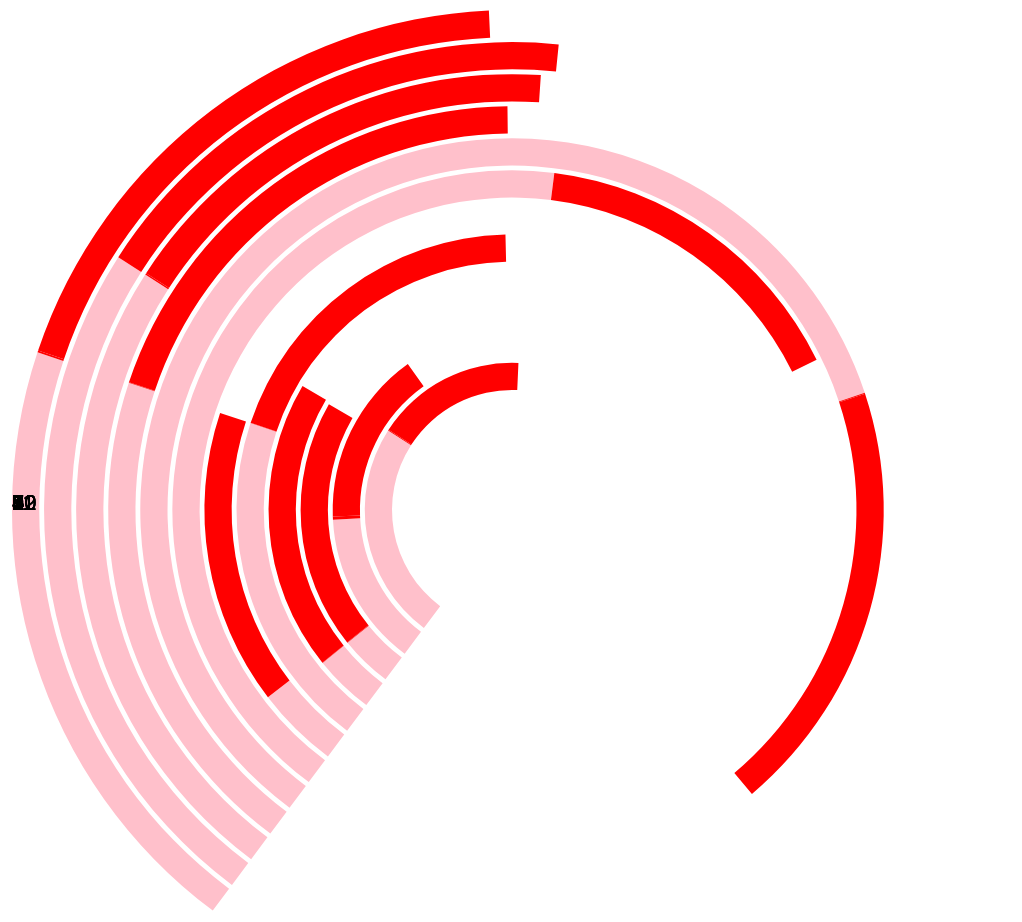

Vega-Lite specification for this chart:
### Vega specification from a JSON file in a GitHub repository (floating-point values rounded to 4 significant figures)
{"$schema": "https://vega.github.io/schema/vega/v5.json", "width": 500, "height": 200, "padding": 5, "signals": [{"name": "startAngle", "value": -2.5, "bind": {"input": "range", "min": -2.5, "max": 6.29, "step": 0.01}}, {"name": "endAngle", "value": 2.5, "bind": {"input": "range", "min": -6.29, "max": 6.29, "step": 0.01}}, {"name": "padAngle", "value": 0, "bind": {"input": "range", "min": 0, "max": 0.1}}, {"name": "bandPadding", "value": 0.15, "bind": {"input": "range", "min": 0, "max": 1}}, {"name": "innerRadius", "value": 60, "bind": {"input": "range", "min": 0, "max": 90, "step": 1}}, {"name": "cornerRadius", "value": 0, "bind": {"input": "range", "min": 0, "max": 10, "step": 0.5}}], "data": [{"name": "table", "values": [{"wifi": 1200, "nonWifi": 5, "free": 830, "ch": 1}, {"wifi": 700, "nonWifi": 14, "free": 790, "ch": 2}, {"wifi": 200, "nonWifi": 2, "free": 960, "ch": 3}, {"wifi": 200, "nonWifi": 1, "free": 970, "ch": 4}, {"wifi": 1000, "nonWifi": 1, "free": 980, "ch": 5}, {"wifi": 220, "nonWifi": 0, "free": 780, "ch": 6}, {"wifi": 2100, "nonWifi": 0, "free": 790, "ch": 7}, {"wifi": 3000, "nonWifi": 2, "free": 950, "ch": 8}, {"wifi": 1000, "nonWifi": 1, "free": 990, "ch": 9}, {"wifi": 1200, "nonWifi": 3, "free": 850, "ch": 10}, {"wifi": 1200, "nonWifi": 0, "free": 880, "ch": 11}, {"wifi": 1000, "nonWifi": 3, "free": 960, "ch": 12}], "transform": [{"type": "fold", "fields": ["wifi", "nonWifi", "free"]}, {"type": "formula", "as": "c", "initonly": true, "expr": "if(datum.key==='wifi','pink',if(datum.key==='free','red','red'))"}, {"type": "stack", "groupby": ["ch"], "field": "value", "as": ["r0", "r1"]}]}], "scales": [{"name": "chbands", "type": "band", "paddingInner": {"signal": "bandPadding"}, "range": [{"signal": "innerRadius"}, {"signal": "width/2"}], "domain": {"data": "table", "field": "ch"}}, {"name": "angle", "type": "linear", "range": [{"signal": "startAngle"}, {"signal": "endAngle"}], "nice": true, "zero": true, "domain": {"data": "table", "field": "r1"}}], "marks": [{"type": "arc", "from": {"data": "table"}, "encode": {"enter": {"x": {"signal": "width/2"}, "y": {"signal": "height / 2"}}, "update": {"fill": {"field": "c"}, "startAngle": {"scale": "angle", "field": "r0"}, "endAngle": {"scale": "angle", "field": "r1"}, "padAngle": {"signal": "padAngle"}, "innerRadius": {"scale": "chbands", "field": "ch"}, "outerRadius": {"scale": "chbands", "field": "ch", "offset": {"scale": "chbands", "band": 1}}, "cornerRadius": {"signal": "cornerRadius"}, "tooltip": {"signal": "'Ch'+datum.ch+'  '+datum.key+'  '+datum.value+'%'"}}}}, {"type": "text", "from": {"data": "table"}, "encode": {"enter": {"x": {"signal": "width/2"}, "y": {"signal": "height / 2"}}, "update": {"text": {"field": "ch"}, "startAngle": {"scale": "angle", "field": "r0"}, "endAngle": {"scale": "angle", "field": "r1"}, "padAngle": {"signal": "padAngle"}, "innerRadius": {"scale": "chbands", "field": "ch"}, "outerRadius": {"scale": "chbands", "field": "ch"}, "cornerRadius": {"signal": "cornerRadius"}, "x": 10}}}]}
